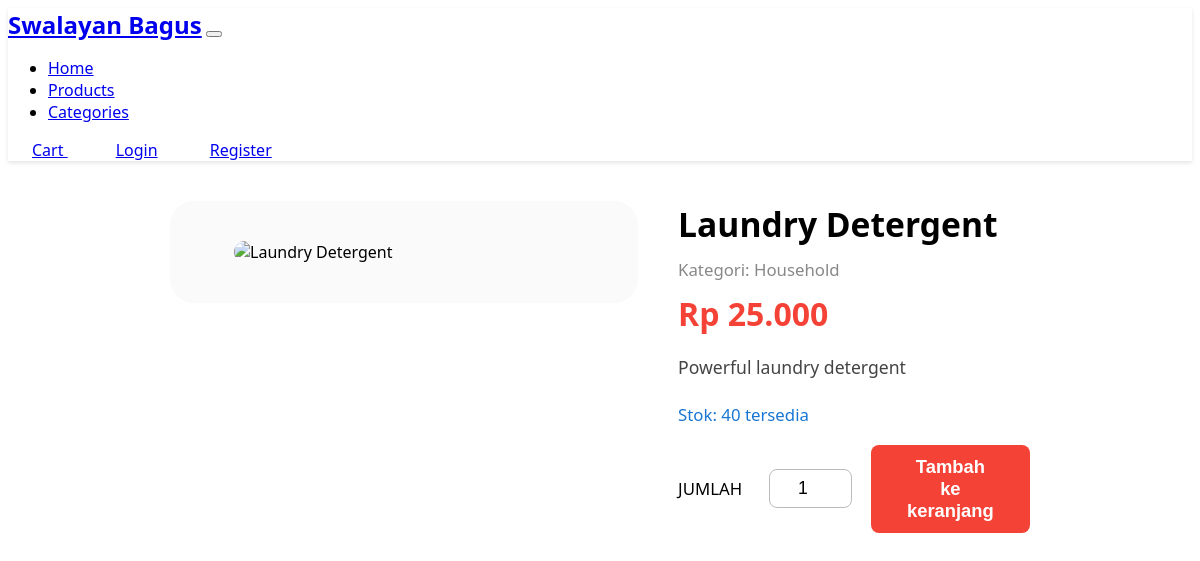
/product.php?id=6, run on the app's committed database.
### tables this page shows
CREATE TABLE IF NOT EXISTS products (
    id INT AUTO_INCREMENT PRIMARY KEY,
    name VARCHAR(100) NOT NULL,
    description TEXT,
    price DECIMAL(10,2) NOT NULL,
    stock INT NOT NULL DEFAULT 0,
    image_url VARCHAR(255),
    category_id INT,
    featured BOOLEAN DEFAULT FALSE,
    created_at TIMESTAMP DEFAULT CURRENT_TIMESTAMP,
    updated_at TIMESTAMP DEFAULT CURRENT_TIMESTAMP ON UPDATE CURRENT_TIMESTAMP,
    FOREIGN KEY (category_id) REFERENCES categories(id) ON DELETE SET NULL
);

CREATE TABLE IF NOT EXISTS categories (
    id INT AUTO_INCREMENT PRIMARY KEY,
    name VARCHAR(50) NOT NULL,
    description TEXT,
    created_at TIMESTAMP DEFAULT CURRENT_TIMESTAMP,
    updated_at TIMESTAMP DEFAULT CURRENT_TIMESTAMP ON UPDATE CURRENT_TIMESTAMP
);

### product.php (the view, shortened to what this page needs)
<?php
$database = new Database();
$db = $database->getConnection();
$product_id = (int)$_GET['id'];
$query = "SELECT p.*, c.name as category_name
          FROM products p
          LEFT JOIN categories c ON p.category_id = c.id
          WHERE p.id = ?";
$stmt = $db->prepare($query);
$stmt->execute([$product_id]);
$product = $stmt->fetch(PDO::FETCH_ASSOC);
?>
<!DOCTYPE html>
<html lang="en">
<head>
    <link rel="stylesheet" href="assets/css/style.css">
</head>
<body>
    <?php include 'includes/navbar.php'; ?>
    <div class="product-detail-container">
        <div class="product-image-box">
            <img src="<?php echo htmlspecialchars($product['image_url']); ?>" alt="<?php echo htmlspecialchars($product['name']); ?>">
        </div>
        <div class="product-info-box">
            <div class="product-title"><?php echo htmlspecialchars($product['name']); ?></div>
            <div class="product-category">Kategori: <?php echo htmlspecialchars($product['category_name']); ?></div>
            <div class="product-price">Rp <?php echo number_format($product['price'], 0, ',', '.'); ?></div>
            <div class="product-desc"><?php echo nl2br(htmlspecialchars($product['description'])); ?></div>
            <div class="product-stock">Stok: <?php echo $product['stock']; ?> tersedia</div>
            <?php if ($product['stock'] > 0): ?>
                <form class="product-form" method="POST" action="">
                    <span class="qty-label">JUMLAH</span>
                    <input type="number" id="quantity" name="quantity" min="1" max="<?php echo $product['stock']; ?>" value="1" required>
                    <button type="submit" name="add_to_cart" class="btn-add">Tambah ke keranjang</button>
                </form>
            <?php else: ?>
                <div class="alert alert-warning">Produk ini sedang habis stok.</div>
            <?php endif; ?>
        </div>
    </div>
</body>
</html>

### assets/css/style.css (style rules this page uses)
body { font-family: 'Segoe UI', Tahoma, Geneva, Verdana, sans-serif; min-height: 100vh; display: flex; flex-direction: column; }

### product.php (style rules this page uses)
body { background: #fff; }
.product-detail-container { max-width: 1200px; margin: 40px auto 0 auto; display: flex; gap: 2.5rem; align-items: flex-start; flex-wrap: wrap; }
.product-image-box { flex: 0 0 420px; background: #fafafa; border-radius: 1.5rem; display: flex; align-items: center; justify-content: center; padding: 2.5rem 1.5rem; min-width: 320px; }
.product-image-box img { width: 100%; max-width: 340px; border-radius: 1.2rem; object-fit: contain; }
.product-info-box { flex: 1 1 340px; min-width: 320px; }
.product-title { font-size: 2.1rem; font-weight: 800; margin-bottom: 0.7rem; }
.product-price { color: #f44336; font-size: 2rem; font-weight: 700; margin-bottom: 1.2rem; }
.product-desc { font-size: 1.1rem; color: #444; margin-bottom: 1.5rem; }
.product-category { color: #888; font-size: 1.05rem; margin-bottom: 0.7rem; }
.product-form { display: flex; align-items: center; gap: 1.2rem; margin-bottom: 1.5rem; }
.product-form .qty-label { font-size: 1.05rem; margin-right: 0.5rem; }
.product-form input[type="number"] { width: 60px; border-radius: 0.5rem; border: 1.5px solid #bbb; padding: 0.5rem 0.7rem; font-size: 1.1rem; text-align: center; }
.product-form .btn-add { background: #f44336; color: #fff; font-size: 1.15rem; font-weight: 700; border-radius: 0.5rem; padding: 0.7rem 2.2rem; border: none; transition: background 0.2s; }
.product-stock { color: #1976d2; font-size: 1.05rem; margin-bottom: 1.2rem; }

### data on the page
products: name "Laundry Detergent", category.name "Household", price "25.000", description "Powerful laundry detergent", stock "40"
